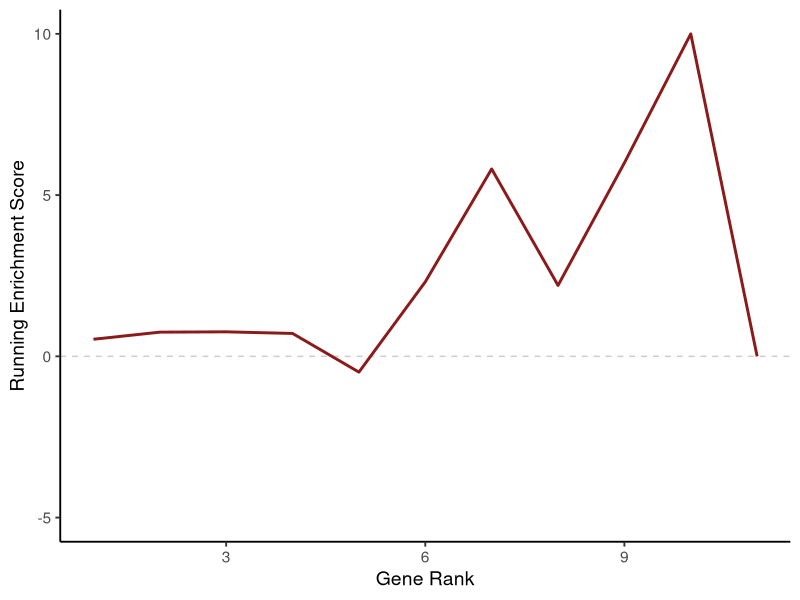
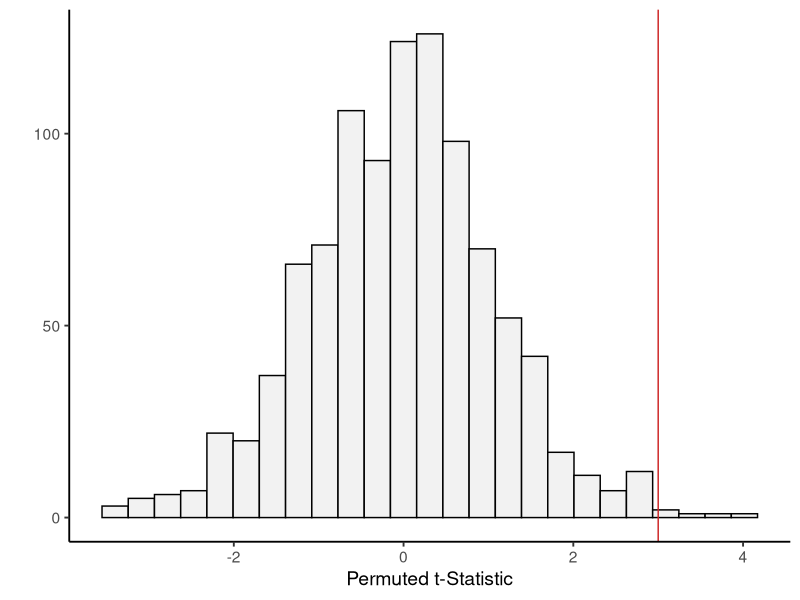
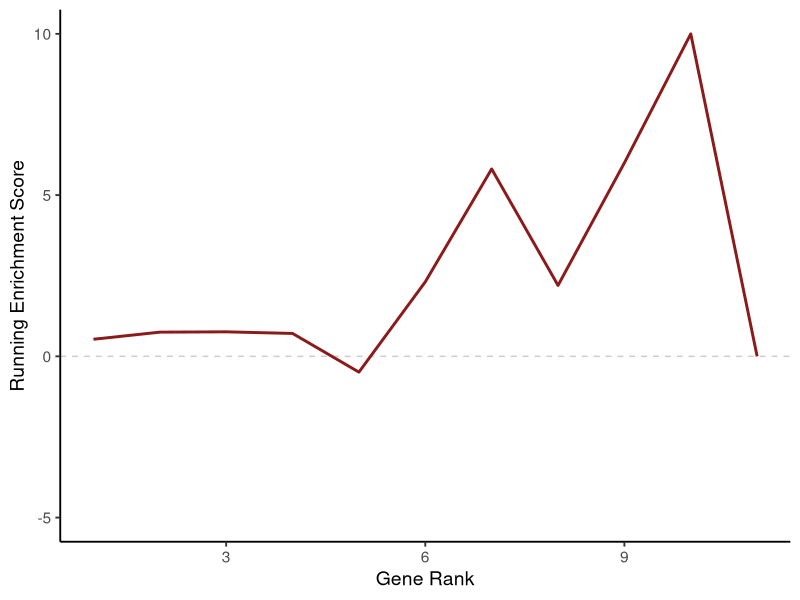

Write R code to recreate these figures, in order.
## ---- chunk 1
library(tidyverse)
library(magrittr)
library(conflicted)

filter <- dplyr::filter

knitr::opts_chunk$set(echo = TRUE)
## ---- chunk 2
toy_exp <- tibble(gene = c('RAD51', 'NCAM2', 'ACTB', 'GAPDH', 'ERCC2',
                           'KDM2B', 'KDM2A', 'SETD4', 'KDM1B', 'KDM1A'),
                  rank = 1:10,
                  in_pathway = c(F, F, F, F, F,
                                 T, T, F, T, T),
                  fold_change = c(-0.53, -0.22, -0.01, 0.05, 1.20,
                                  2.80, 3.50, 3.60, 3.80, 4.00),
                  cum_sum = c(0.53, 0.75, 0.76, 0.71, -0.49, 
                              2.31, 5.81, 2.20, 6.00, 10.00))
## ---- chunk 3
rbind(toy_exp, tibble(gene = 'dummy', rank = 11, in_pathway = F, 
                      fold_change = 0, cum_sum = 0)) %>%
  
ggplot(aes(x = rank, y = cum_sum)) +
  geom_hline(yintercept = 0, linetype = 'dashed', color = 'gray80') +
  geom_line(color = 'firebrick4', size = 1) +
  labs(x = 'Gene Rank', y = 'Running Enrichment Score') +
  coord_cartesian(ylim = c(-5, 10)) +
  theme_classic(base_size = 14)
ggsave('fake_gsea_cum_dist_plot.png')
## ---- chunk 4
set.seed(42)
rt(n = 1000, df = 9) %>%
  enframe(name = 'permutation', value = 't') -> fake_permutations
## ---- chunk 5
ggplot(fake_permutations, aes(x = t)) +
  geom_histogram(fill = 'gray95', color = 'black', bins = 25) +
  geom_vline(xintercept = 3, color = 'firebrick3') +
  labs(x = 'Permuted t-Statistic', y = '') +
  theme_classic(base_size = 14)
#ggsave('perm_test_no_line.png')
#ggsave('perm_test_score_line.png')
## ---- chunk 6
fake_permutations %>%
  mutate(greater_10 = ifelse(t >= 3, 1, 0)) %>%
  group_by(greater_10) %>%
  count() %>%
  ungroup()
